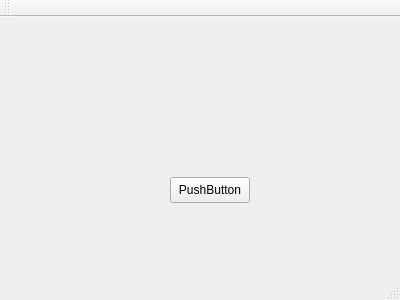
<?xml version="1.0" encoding="UTF-8"?>
<ui version="4.0">
 <class>MainWindow</class>
 <widget class="QMainWindow" name="MainWindow">
  <property name="geometry">
   <rect>
    <x>0</x>
    <y>0</y>
    <width>400</width>
    <height>300</height>
   </rect>
  </property>
  <property name="windowTitle">
   <string>MainWindow</string>
  </property>
  <widget class="QWidget" name="centralWidget">
   <widget class="QPushButton" name="pushButton">
    <property name="geometry">
     <rect>
      <x>170</x>
      <y>160</y>
      <width>80</width>
      <height>26</height>
     </rect>
    </property>
    <property name="text">
     <string>PushButton</string>
    </property>
   </widget>
  </widget>
  <widget class="QMenuBar" name="menuBar">
   <property name="geometry">
    <rect>
     <x>0</x>
     <y>0</y>
     <width>400</width>
     <height>23</height>
    </rect>
   </property>
  </widget>
  <widget class="QToolBar" name="mainToolBar">
   <attribute name="toolBarArea">
    <enum>TopToolBarArea</enum>
   </attribute>
   <attribute name="toolBarBreak">
    <bool>false</bool>
   </attribute>
  </widget>
  <widget class="QStatusBar" name="statusBar"/>
 </widget>
 <layoutdefault spacing="6" margin="11"/>
 <resources/>
 <connections/>
</ui>
